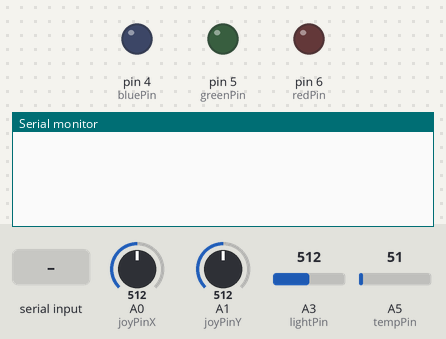
This sketch was run on a simulated Arduino Uno, built with avr-gcc and run on an emulated ATmega328P. Parts: output pins drawn as LEDs (lit = HIGH), the last lines printed to the serial monitor. The test bench sets the inputs (shaded band); at power-on: A0 (joyPinX) = 512, A1 (joyPinY) = 512, A3 (lightPin) = 512, A5 (tempPin) = 51.

Above: at 1.2 s.
1.3 s: "t" received over Serial
At 1.8 s:
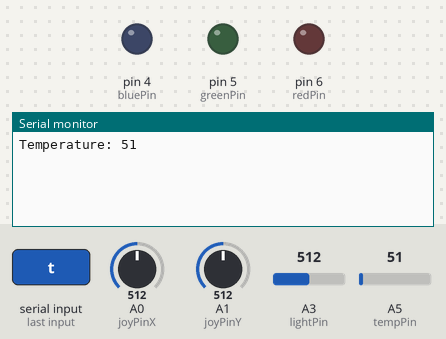
2.8 s: "l" received over Serial
At 4.0 s:
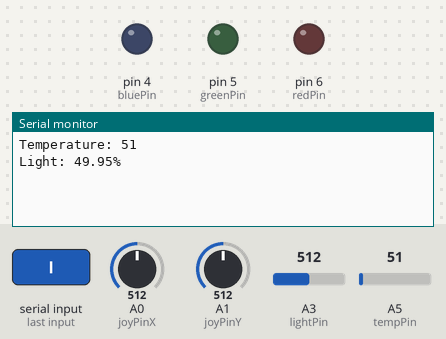
4.3 s: "j" received over Serial
At 5.3 s:
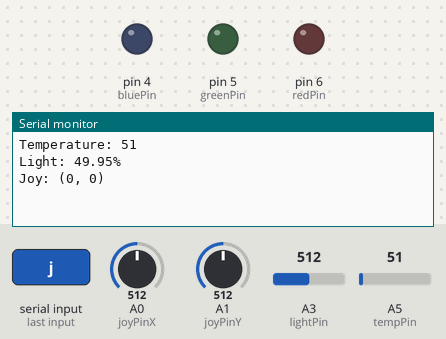

Measured:
- after the input at 1.3 s, the serial monitor: prints a new line at once (image 1)
- after the input at 2.8 s, the serial monitor: prints a new line at once (image 2)
- after the input at 4.3 s, the serial monitor: prints a new line at once (image 3)

The sketch:

Lab4.ino
```cpp
//pins
int bluePin = 4;
int greenPin = 5;
int redPin = 6;
int joyPinX = A0;
int joyPinY = A1;
int tempPin = A5;
int lightPin = A3;

//other variables
char read;
char xPos, yPos;
int colorInput = 0;
int bright = 0;
int outputColor;

void setup() {
  pinMode(bluePin, OUTPUT);
  pinMode(greenPin, OUTPUT);
  pinMode(redPin, OUTPUT);

  pinMode(tempPin, INPUT);
  pinMode(lightPin, INPUT);
  pinMode(joyPinX, INPUT);
  pinMode(joyPinY, INPUT);

  Serial.begin(9600);
}

void loop() {
  int temp = analogRead(tempPin);

  double light = analogRead(lightPin);
  //from testing -> upper limit: 1023

  double brightness = ((1023 - light) / 1023) * 100;

  int joyX = analogRead(joyPinX);
  if (joyX > 530) xPos = 'E';
  else if (joyX < 500) xPos = 'W';
  else xPos = '0';

  int joyY = analogRead(joyPinY);
  if (joyY > 530) yPos = 'S';
  else if (joyY < 500) yPos = 'N';
  else yPos = '0';

  int amount = Serial.available();
  if (amount > 0) {
    read = Serial.read();
    switch(read) {
      case 't':
        Serial.print("Temperature: ");
        Serial.println(temp);
        break;
      case 'l':
        Serial.print("Light: ");
        Serial.print(brightness);
        Serial.println("%");
        break;
      case 'j':
        Serial.print("Joy: (");
        Serial.print(xPos);
        Serial.print(", ");
        Serial.print(yPos);
        Serial.println(")");
        break;
      case 'r':
        colorInput = 1;
        outputColor = redPin;
        break;
      case 'g':
        colorInput = 1;
        outputColor = greenPin;
        break;
      case 'b':
        colorInput = 1;
        outputColor = bluePin;
        break;
      case '1':
        if (colorInput == 1) {
          colorInput = 0;
          bright = 25;
        }
        break;
      case '2':
        if (colorInput == 1) {
          colorInput = 0;
          bright = 130;
        }
        break;
      case '3':
        if (colorInput == 1) {
          colorInput = 0;
          bright = 255;
        }
        break;
      case 'o':
        analogWrite(outputColor, bright); //255 is placeholder, make it use proper brightness
        delay(1000);
        analogWrite(outputColor, 0); //turn off light
        delay(300);
        break;
      default:
        break;
    }
  }

  //test temp
  //Serial.print("Temp: ");
  //Serial.println(temp);

  //test light and brightness percent
  //Serial.print("Light: ");
  //Serial.print(light);
  //Serial.print(", ");
  //Serial.println(brightness);

  //test joystick
  //Serial.print("Joy: (");
  //Serial.print(xPos);
  //Serial.print(", ");
  //Serial.print(yPos);
  //Serial.println(")");


  //delay(1000);
}
```
